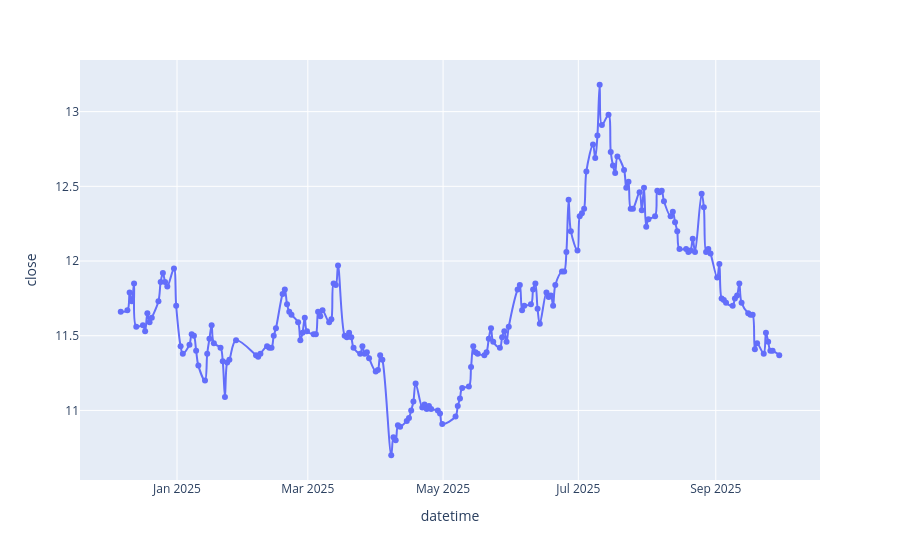

Notebook code cell kept with this figure:
### Code cell
indf = pd.read_sql('000001', engS).tail(200)
fig = px.line(indf,
              x = indf['datetime'],
              y = indf['close'],
              markers=True,
              line_shape='spline'
    
)
fig.show()

### Figure 1 — Plotly figure (JSON) as saved in the notebook; plotly's stock layout.template omitted (floating-point values rounded to 4 significant figures; data arrays with more than 128 entries replaced by an {"elided": "..."} marker saying what was removed)
{"data": [{"hovertemplate": "datetime=%{x}<br>close=%{y}<extra></extra>", "legendgroup": "", "line": {"color": "#636efa", "dash": "solid", "shape": "spline"}, "marker": {"symbol": "circle"}, "mode": "lines+markers", "name": "", "orientation": "v", "showlegend": false, "type": "scatter", "x": {"elided": "200 str values"}, "xaxis": "x", "y": {"elided": "200 float values"}, "yaxis": "y"}], "layout": {"legend": {"tracegroupgap": 0}, "margin": {"t": 60}, "xaxis": {"anchor": "y", "domain": [0, 1], "title": {"text": "datetime"}}, "yaxis": {"anchor": "x", "domain": [0, 1], "title": {"text": "close"}}}}
